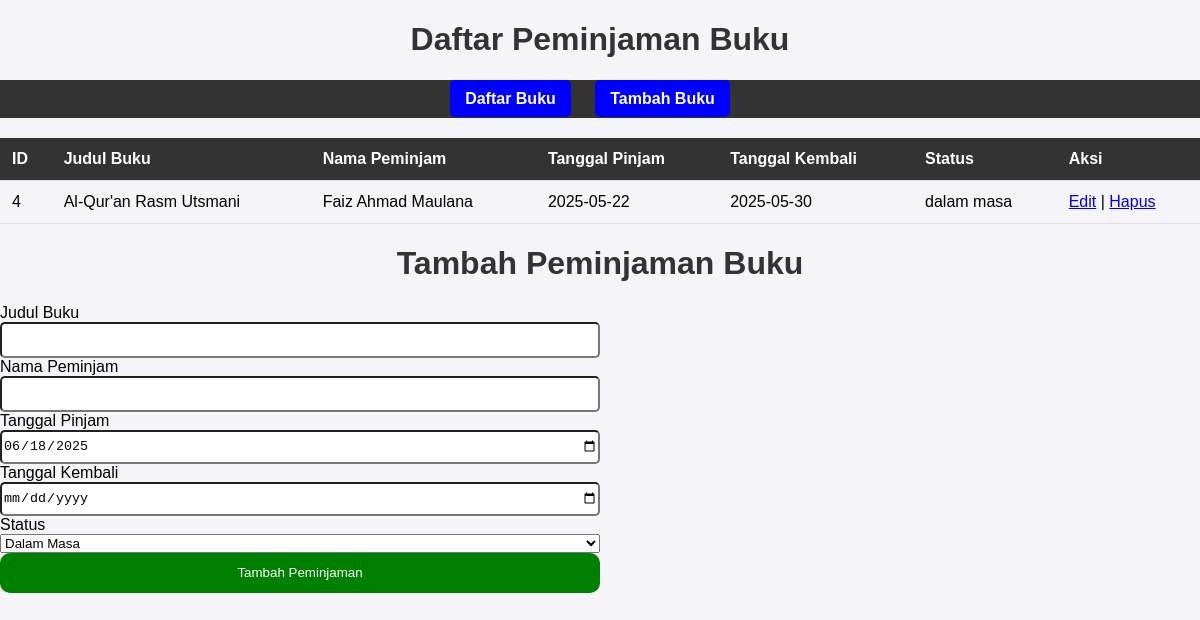
/peminjaman?book_id=6, run on an earlier commit of the app's database.
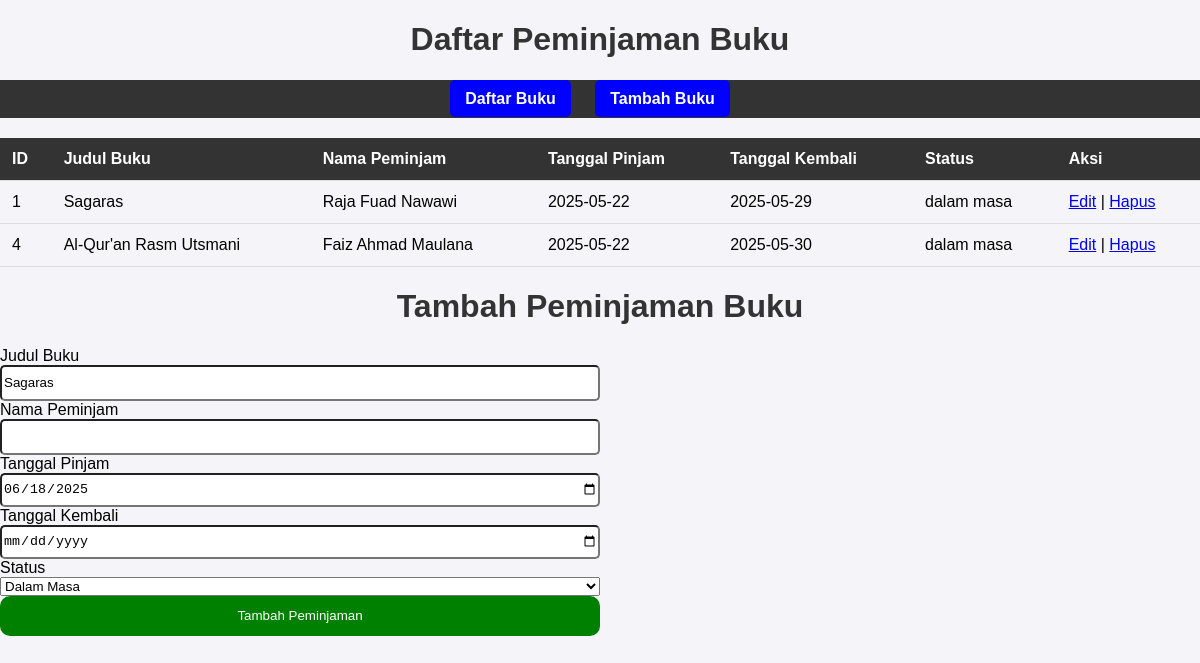
And on a later commit of the database.
### tables this page shows
CREATE TABLE "Peminjaman" (
	"id"	INTEGER,
	"id_buku"	INTEGER NOT NULL,
	"nama_peminjam"	TEXT NOT NULL,
	"tanggal_pinjam"	TEXT NOT NULL,
	"tanggal_kembali"	TEXT NOT NULL,
	"status"	TEXT NOT NULL,
	PRIMARY KEY("id" AUTOINCREMENT),
	FOREIGN KEY("id_buku") REFERENCES "Buku"("Id")
);

CREATE TABLE "Buku" (
	"Id"	INTEGER,
	"Judul"	TEXT,
	"Penulis"	TEXT,
	"Tahun"	INTEGER,
	PRIMARY KEY("Id" AUTOINCREMENT)
);

### app.py (the view, shortened to what this page needs)
@app.route('/peminjaman', methods=['GET', 'POST'])
def peminjaman():
    book_id = request.args.get('book_id', type=int)
    conn = get_db_connection()
    books = conn.execute('SELECT * FROM Buku').fetchall()
    selected_book = None
    if book_id:
        selected_book = conn.execute('SELECT * FROM Buku WHERE id = ?', (book_id,)).fetchone()
    peminjaman = conn.execute('''
        SELECT Peminjaman.id, Buku.judul, Peminjaman.nama_peminjam,
               Peminjaman.tanggal_pinjam, Peminjaman.tanggal_kembali, Peminjaman.status
        FROM Peminjaman
        JOIN Buku ON Peminjaman.id_buku = Buku.id
    ''').fetchall()
    current_date = date.today().isoformat()
    conn.close()
    return render_template('peminjaman.html',
                           peminjaman=peminjaman,
                           books=books,
                           selected_book=selected_book,
                           current_date=current_date)

### app.py (called while the page is built)
def get_db_connection():
    conn = sqlite3.connect('dbSqlite.db')  # pastikan nama file database sesuai
    conn.row_factory = sqlite3.Row  # Memungkinkan hasil query seperti dictionary
    print("Database Connected Successfully!")
    return conn

### Templates/peminjaman.html (shortened to what this page needs)
<!DOCTYPE html>
<html lang="id">
<head>
    <link rel="stylesheet" href="{{ url_for('static', filename='css/style.css') }}">
</head>
<body>
    <h1>Daftar Peminjaman Buku</h1>
    <nav>
        <ul>
            <li><a href="/">Daftar Buku</a></li>
            <li><a href="/add">Tambah Buku</a></li>
        </ul>
    </nav>
    <table>
        <thead>
            <tr>
                <th>ID</th>
                <th>Judul Buku</th>
                <th>Nama Peminjam</th>
                <th>Tanggal Pinjam</th>
                <th>Tanggal Kembali</th>
                <th>Status</th>
                <th>Aksi</th>
            </tr>
        </thead>
        <tbody>
            {% for pinjam in peminjaman %}
            <tr>
                <td>{{ pinjam.id }}</td>
                <td>{{ pinjam.judul }}</td>
                <td>{{ pinjam.nama_peminjam }}</td>
                <td>{{ pinjam.tanggal_pinjam }}</td>
                <td>{{ pinjam.tanggal_kembali }}</td>
                <td>{{ pinjam.status }}</td>
                <td>
                    <a href="/edit_peminjaman/{{ pinjam.id }}">Edit</a> |
                    <a href="/delete_peminjaman/{{ pinjam.id }}">Hapus</a>
                </td>
            </tr>
            {% endfor %}
        </tbody>
    </table>
    <h1>Tambah Peminjaman Buku</h1>
   <form action="{{ url_for('peminjaman') }}" method="POST">
    <label for="judul_buku">Judul Buku</label>
    <input type="text" id="judul_buku" name="judul_buku"
           value="{{ selected_book.judul if selected_book else '' }}" readonly>
    <label for="nama_peminjam">Nama Peminjam</label>
    <input type="text" id="nama_peminjam" name="nama_peminjam" required>
    <label for="tanggal_pinjam">Tanggal Pinjam</label>
    <input type="date" id="tanggal_pinjam" name="tanggal_pinjam" value="{{ current_date }}" required>
    <label for="tanggal_kembali">Tanggal Kembali</label>
    <input type="date" id="tanggal_kembali" name="tanggal_kembali" required>
    <label for="status">Status</label>
    <select id="status" name="status" required>
        <option value="dalam masa">Dalam Masa</option>
    </select>
    <button type="submit">Tambah Peminjaman</button>
</form>
</body>
</html>

What changed in the data, as far as the page shows it:
now on this page (row unchanged): Peminjaman: id "1", judul "Sagaras", nama_peminjam "Raja Fuad Nawawi", tanggal_pinjam "2025-05-22", tanggal_kembali "2025-05-29", status "dalam masa"
added Buku: judul_buku "Sagaras"
